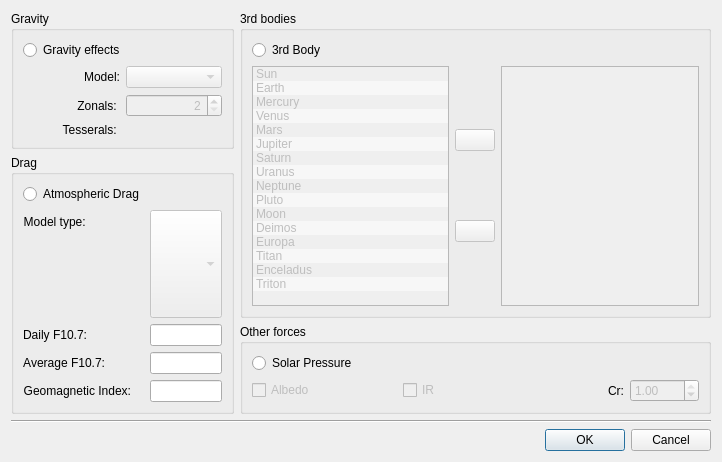
<?xml version="1.0" encoding="UTF-8"?>
<ui version="4.0">
 <class>perturbationForcesDialog</class>
 <widget class="QDialog" name="perturbationForcesDialog">
  <property name="geometry">
   <rect>
    <x>0</x>
    <y>0</y>
    <width>722</width>
    <height>462</height>
   </rect>
  </property>
  <property name="minimumSize">
   <size>
    <width>722</width>
    <height>462</height>
   </size>
  </property>
  <property name="windowTitle">
   <string>Perturbation: Forces</string>
  </property>
  <property name="windowIcon">
   <iconset resource="../../iconary/sta-icons.qrc">
    <normaloff>:/icons/Mydrag.png</normaloff>:/icons/Mydrag.png</iconset>
  </property>
  <layout class="QGridLayout" name="gridLayout">
   <item row="2" column="0">
    <widget class="QDialogButtonBox" name="buttonBox">
     <property name="orientation">
      <enum>Qt::Horizontal</enum>
     </property>
     <property name="standardButtons">
      <set>QDialogButtonBox::Cancel|QDialogButtonBox::Ok</set>
     </property>
    </widget>
   </item>
   <item row="1" column="0">
    <widget class="Line" name="line">
     <property name="orientation">
      <enum>Qt::Horizontal</enum>
     </property>
    </widget>
   </item>
   <item row="0" column="0">
    <layout class="QGridLayout" name="gridLayout_9">
     <item row="0" column="0">
      <layout class="QVBoxLayout" name="verticalLayout">
       <item>
        <widget class="QGroupBox" name="groupBox_2">
         <property name="title">
          <string>Gravity</string>
         </property>
         <layout class="QGridLayout" name="gridLayout_2">
          <item row="0" column="0">
           <layout class="QVBoxLayout" name="verticalLayout_3">
            <item>
             <widget class="QRadioButton" name="GravityFieldRadioButton">
              <property name="text">
               <string>Gravity effects</string>
              </property>
              <property name="icon">
               <iconset resource="../../iconary/sta-icons.qrc">
                <normaloff>:/icons/Gravity_field_icon.png</normaloff>:/icons/Gravity_field_icon.png</iconset>
              </property>
              <property name="iconSize">
               <size>
                <width>25</width>
                <height>25</height>
               </size>
              </property>
              <property name="autoExclusive">
               <bool>false</bool>
              </property>
             </widget>
            </item>
            <item>
             <layout class="QGridLayout" name="gridLayout_4">
              <item row="0" column="0">
               <widget class="QLabel" name="GravLabel">
                <property name="text">
                 <string>Model:</string>
                </property>
                <property name="alignment">
                 <set>Qt::AlignRight|Qt::AlignTrailing|Qt::AlignVCenter</set>
                </property>
               </widget>
              </item>
              <item row="0" column="1">
               <widget class="QComboBox" name="GravityEffectsModelComboBox">
                <property name="enabled">
                 <bool>false</bool>
                </property>
               </widget>
              </item>
              <item row="1" column="0">
               <widget class="QLabel" name="ZonalsLabel">
                <property name="text">
                 <string>Zonals: </string>
                </property>
                <property name="alignment">
                 <set>Qt::AlignRight|Qt::AlignTrailing|Qt::AlignVCenter</set>
                </property>
               </widget>
              </item>
              <item row="1" column="1">
               <widget class="QSpinBox" name="ZonalsSpinBox">
                <property name="enabled">
                 <bool>false</bool>
                </property>
                <property name="minimumSize">
                 <size>
                  <width>50</width>
                  <height>0</height>
                 </size>
                </property>
                <property name="maximumSize">
                 <size>
                  <width>100</width>
                  <height>16777215</height>
                 </size>
                </property>
                <property name="alignment">
                 <set>Qt::AlignRight|Qt::AlignTrailing|Qt::AlignVCenter</set>
                </property>
                <property name="minimum">
                 <number>2</number>
                </property>
                <property name="maximum">
                 <number>70</number>
                </property>
                <property name="value">
                 <number>2</number>
                </property>
               </widget>
              </item>
              <item row="2" column="0">
               <widget class="QLabel" name="TesseralLabel">
                <property name="text">
                 <string>Tesserals: </string>
                </property>
                <property name="alignment">
                 <set>Qt::AlignRight|Qt::AlignTrailing|Qt::AlignVCenter</set>
                </property>
               </widget>
              </item>
             </layout>
            </item>
           </layout>
          </item>
         </layout>
        </widget>
       </item>
       <item>
        <widget class="QGroupBox" name="groupBox_3">
         <property name="title">
          <string>Drag</string>
         </property>
         <layout class="QGridLayout" name="gridLayout_3">
          <item row="0" column="0">
           <layout class="QFormLayout" name="formLayout">
            <item row="0" column="0">
             <widget class="QRadioButton" name="AtmDragRadioButton">
              <property name="text">
               <string>Atmospheric Drag</string>
              </property>
              <property name="icon">
               <iconset resource="../../iconary/sta-icons.qrc">
                <normaloff>:/icons/Mydrag.png</normaloff>:/icons/Mydrag.png</iconset>
              </property>
              <property name="iconSize">
               <size>
                <width>25</width>
                <height>25</height>
               </size>
              </property>
              <property name="autoExclusive">
               <bool>false</bool>
              </property>
             </widget>
            </item>
            <item row="1" column="0">
             <widget class="QLabel" name="AthmLabel_4">
              <property name="text">
               <string>Model type: </string>
              </property>
              <property name="alignment">
               <set>Qt::AlignRight|Qt::AlignTrailing|Qt::AlignVCenter</set>
              </property>
             </widget>
            </item>
            <item row="1" column="1">
             <widget class="QComboBox" name="AtmosphereDragTypeComboBox">
              <property name="enabled">
               <bool>false</bool>
              </property>
              <property name="sizePolicy">
               <sizepolicy hsizetype="Expanding" vsizetype="Expanding">
                <horstretch>0</horstretch>
                <verstretch>0</verstretch>
               </sizepolicy>
              </property>
             </widget>
            </item>
            <item row="2" column="0">
             <widget class="QLabel" name="dragDayF10Label">
              <property name="text">
               <string>Daily F10.7:</string>
              </property>
              <property name="alignment">
               <set>Qt::AlignRight|Qt::AlignTrailing|Qt::AlignVCenter</set>
              </property>
             </widget>
            </item>
            <item row="2" column="1">
             <widget class="QLineEdit" name="dragDayF10Edit">
              <property name="enabled">
               <bool>true</bool>
              </property>
              <property name="text">
               <string/>
              </property>
              <property name="alignment">
               <set>Qt::AlignRight|Qt::AlignTrailing|Qt::AlignVCenter</set>
              </property>
             </widget>
            </item>
            <item row="3" column="0">
             <widget class="QLabel" name="dragAvF10Label">
              <property name="text">
               <string>Average F10.7:</string>
              </property>
              <property name="alignment">
               <set>Qt::AlignRight|Qt::AlignTrailing|Qt::AlignVCenter</set>
              </property>
             </widget>
            </item>
            <item row="3" column="1">
             <widget class="QLineEdit" name="dragAvF10Edit">
              <property name="enabled">
               <bool>true</bool>
              </property>
              <property name="text">
               <string/>
              </property>
              <property name="alignment">
               <set>Qt::AlignRight|Qt::AlignTrailing|Qt::AlignVCenter</set>
              </property>
             </widget>
            </item>
            <item row="4" column="0">
             <widget class="QLabel" name="dragGeomagLabel">
              <property name="text">
               <string>Geomagnetic Index:</string>
              </property>
              <property name="alignment">
               <set>Qt::AlignRight|Qt::AlignTrailing|Qt::AlignVCenter</set>
              </property>
             </widget>
            </item>
            <item row="4" column="1">
             <widget class="QLineEdit" name="dragGeomagEdit">
              <property name="enabled">
               <bool>true</bool>
              </property>
              <property name="text">
               <string/>
              </property>
             </widget>
            </item>
           </layout>
          </item>
         </layout>
        </widget>
       </item>
      </layout>
     </item>
     <item row="0" column="1">
      <layout class="QVBoxLayout" name="verticalLayout_2">
       <item>
        <widget class="QGroupBox" name="groupBox">
         <property name="title">
          <string>3rd bodies</string>
         </property>
         <layout class="QGridLayout" name="gridLayout_8">
          <item row="0" column="0">
           <layout class="QVBoxLayout" name="verticalLayout_7">
            <property name="leftMargin">
             <number>0</number>
            </property>
            <item>
             <widget class="QRadioButton" name="ThirdBodyRadioButton">
              <property name="text">
               <string>3rd Body</string>
              </property>
              <property name="icon">
               <iconset>
                <normalon>:/icons/3rdbody_icon.png</normalon>
               </iconset>
              </property>
              <property name="iconSize">
               <size>
                <width>25</width>
                <height>25</height>
               </size>
              </property>
              <property name="autoExclusive">
               <bool>false</bool>
              </property>
             </widget>
            </item>
            <item>
             <layout class="QHBoxLayout" name="horizontalLayout_3">
              <item>
               <widget class="QListWidget" name="BodyListWidget">
                <property name="enabled">
                 <bool>false</bool>
                </property>
                <property name="alternatingRowColors">
                 <bool>true</bool>
                </property>
                <property name="selectionMode">
                 <enum>QAbstractItemView::ExtendedSelection</enum>
                </property>
                <item>
                 <property name="text">
                  <string>Sun</string>
                 </property>
                 <property name="font">
                  <font>
                   <italic>false</italic>
                  </font>
                 </property>
                 <property name="background">
                  <brush brushstyle="NoBrush">
                   <color alpha="255">
                    <red>0</red>
                    <green>0</green>
                    <blue>0</blue>
                   </color>
                  </brush>
                 </property>
                 <property name="icon">
                  <iconset resource="../../iconary/sta-icons.qrc">
                   <normaloff>:/icons/ComboSun.png</normaloff>:/icons/ComboSun.png</iconset>
                 </property>
                </item>
                <item>
                 <property name="text">
                  <string>Earth</string>
                 </property>
                 <property name="icon">
                  <iconset resource="../../iconary/sta-icons.qrc">
                   <normaloff>:/icons/ComboEarth.png</normaloff>:/icons/ComboEarth.png</iconset>
                 </property>
                </item>
                <item>
                 <property name="text">
                  <string>Mercury</string>
                 </property>
                 <property name="icon">
                  <iconset resource="../../iconary/sta-icons.qrc">
                   <normaloff>:/icons/ComboMercury.png</normaloff>:/icons/ComboMercury.png</iconset>
                 </property>
                </item>
                <item>
                 <property name="text">
                  <string>Venus</string>
                 </property>
                 <property name="icon">
                  <iconset resource="../../iconary/sta-icons.qrc">
                   <normaloff>:/icons/ComboVenus.png</normaloff>:/icons/ComboVenus.png</iconset>
                 </property>
                </item>
                <item>
                 <property name="text">
                  <string>Mars</string>
                 </property>
                 <property name="icon">
                  <iconset resource="../../iconary/sta-icons.qrc">
                   <normaloff>:/icons/ComboMars.png</normaloff>:/icons/ComboMars.png</iconset>
                 </property>
                </item>
                <item>
                 <property name="text">
                  <string>Jupiter</string>
                 </property>
                 <property name="icon">
                  <iconset resource="../../iconary/sta-icons.qrc">
                   <normaloff>:/icons/ComboJupiter.png</normaloff>:/icons/ComboJupiter.png</iconset>
                 </property>
                </item>
                <item>
                 <property name="text">
                  <string>Saturn</string>
                 </property>
                 <property name="icon">
                  <iconset resource="../../iconary/sta-icons.qrc">
                   <normaloff>:/icons/ComboSaturn.png</normaloff>:/icons/ComboSaturn.png</iconset>
                 </property>
                </item>
                <item>
                 <property name="text">
                  <string>Uranus</string>
                 </property>
                 <property name="icon">
                  <iconset resource="../../iconary/sta-icons.qrc">
                   <normaloff>:/icons/ComboUranus.png</normaloff>:/icons/ComboUranus.png</iconset>
                 </property>
                </item>
                <item>
                 <property name="text">
                  <string>Neptune</string>
                 </property>
                 <property name="icon">
                  <iconset resource="../../iconary/sta-icons.qrc">
                   <normaloff>:/icons/ComboNeptune.png</normaloff>:/icons/ComboNeptune.png</iconset>
                 </property>
                </item>
                <item>
                 <property name="text">
                  <string>Pluto</string>
                 </property>
                 <property name="icon">
                  <iconset resource="../../iconary/sta-icons.qrc">
                   <normaloff>:/icons/ComboPluto.png</normaloff>:/icons/ComboPluto.png</iconset>
                 </property>
                </item>
                <item>
                 <property name="text">
                  <string>Moon</string>
                 </property>
                 <property name="icon">
                  <iconset resource="../../iconary/sta-icons.qrc">
                   <normaloff>:/icons/ComboMoon.png</normaloff>:/icons/ComboMoon.png</iconset>
                 </property>
                </item>
                <item>
                 <property name="text">
                  <string>Deimos</string>
                 </property>
                 <property name="icon">
                  <iconset resource="../../iconary/sta-icons.qrc">
                   <normaloff>:/icons/ComboDeimos.png</normaloff>:/icons/ComboDeimos.png</iconset>
                 </property>
                </item>
                <item>
                 <property name="text">
                  <string>Europa</string>
                 </property>
                 <property name="icon">
                  <iconset resource="../../iconary/sta-icons.qrc">
                   <normaloff>:/icons/ComboEuropa.png</normaloff>:/icons/ComboEuropa.png</iconset>
                 </property>
                </item>
                <item>
                 <property name="text">
                  <string>Titan</string>
                 </property>
                 <property name="icon">
                  <iconset resource="../../iconary/sta-icons.qrc">
                   <normaloff>:/icons/ComboTitan.png</normaloff>:/icons/ComboTitan.png</iconset>
                 </property>
                </item>
                <item>
                 <property name="text">
                  <string>Enceladus</string>
                 </property>
                 <property name="icon">
                  <iconset resource="../../iconary/sta-icons.qrc">
                   <normaloff>:/icons/ComboEnceladus.png</normaloff>:/icons/ComboEnceladus.png</iconset>
                 </property>
                </item>
                <item>
                 <property name="text">
                  <string>Triton</string>
                 </property>
                 <property name="icon">
                  <iconset resource="../../iconary/sta-icons.qrc">
                   <normaloff>:/icons/ComboTriton.png</normaloff>:/icons/ComboTriton.png</iconset>
                 </property>
                </item>
               </widget>
              </item>
              <item>
               <layout class="QVBoxLayout" name="verticalLayout_5">
                <item>
                 <widget class="QPushButton" name="AddPushButton">
                  <property name="enabled">
                   <bool>false</bool>
                  </property>
                  <property name="maximumSize">
                   <size>
                    <width>50</width>
                    <height>16777215</height>
                   </size>
                  </property>
                  <property name="text">
                   <string/>
                  </property>
                  <property name="icon">
                   <iconset resource="../../iconary/sta-icons.qrc">
                    <normaloff>:/icons/timeline-double.png</normaloff>:/icons/timeline-double.png</iconset>
                  </property>
                 </widget>
                </item>
                <item>
                 <widget class="QPushButton" name="RemovePushButton">
                  <property name="enabled">
                   <bool>false</bool>
                  </property>
                  <property name="maximumSize">
                   <size>
                    <width>50</width>
                    <height>16777215</height>
                   </size>
                  </property>
                  <property name="text">
                   <string/>
                  </property>
                  <property name="icon">
                   <iconset resource="../../iconary/sta-icons.qrc">
                    <normaloff>:/icons/timeline-half.png</normaloff>:/icons/timeline-half.png</iconset>
                  </property>
                 </widget>
                </item>
               </layout>
              </item>
              <item>
               <widget class="QListWidget" name="PertBodyListWidget">
                <property name="enabled">
                 <bool>false</bool>
                </property>
                <property name="alternatingRowColors">
                 <bool>true</bool>
                </property>
                <property name="selectionMode">
                 <enum>QAbstractItemView::ExtendedSelection</enum>
                </property>
               </widget>
              </item>
             </layout>
            </item>
           </layout>
          </item>
         </layout>
        </widget>
       </item>
       <item>
        <widget class="QGroupBox" name="groupBox_4">
         <property name="title">
          <string>Other forces</string>
         </property>
         <layout class="QGridLayout" name="gridLayout_5">
          <item row="1" column="0">
           <layout class="QGridLayout" name="gridLayout_6">
            <item row="1" column="0">
             <widget class="QRadioButton" name="SolarPressureRadioButton">
              <property name="text">
               <string>Solar Pressure</string>
              </property>
              <property name="icon">
               <iconset resource="../../iconary/sta-icons.qrc">
                <normaloff>:/icons/Solar_pressure_icon.png</normaloff>:/icons/Solar_pressure_icon.png</iconset>
              </property>
              <property name="iconSize">
               <size>
                <width>25</width>
                <height>25</height>
               </size>
              </property>
              <property name="autoExclusive">
               <bool>false</bool>
              </property>
             </widget>
            </item>
            <item row="2" column="0">
             <layout class="QHBoxLayout" name="horizontalLayout_5">
              <item>
               <widget class="QCheckBox" name="AlbedoCheckBox">
                <property name="enabled">
                 <bool>false</bool>
                </property>
                <property name="text">
                 <string>Albedo</string>
                </property>
                <property name="iconSize">
                 <size>
                  <width>55</width>
                  <height>55</height>
                 </size>
                </property>
               </widget>
              </item>
              <item>
               <widget class="QCheckBox" name="IRCheckBox">
                <property name="enabled">
                 <bool>false</bool>
                </property>
                <property name="text">
                 <string>IR</string>
                </property>
                <property name="iconSize">
                 <size>
                  <width>55</width>
                  <height>55</height>
                 </size>
                </property>
               </widget>
              </item>
              <item>
               <layout class="QHBoxLayout" name="horizontalLayout_4">
                <item>
                 <widget class="QLabel" name="CrLabel">
                  <property name="text">
                   <string>Cr:</string>
                  </property>
                  <property name="alignment">
                   <set>Qt::AlignRight|Qt::AlignTrailing|Qt::AlignVCenter</set>
                  </property>
                 </widget>
                </item>
                <item>
                 <widget class="QDoubleSpinBox" name="CrSpinBox">
                  <property name="enabled">
                   <bool>false</bool>
                  </property>
                  <property name="decimals">
                   <number>2</number>
                  </property>
                  <property name="maximum">
                   <double>1.000000000000000</double>
                  </property>
                  <property name="singleStep">
                   <double>0.010000000000000</double>
                  </property>
                  <property name="value">
                   <double>1.000000000000000</double>
                  </property>
                 </widget>
                </item>
               </layout>
              </item>
             </layout>
            </item>
           </layout>
          </item>
         </layout>
        </widget>
       </item>
      </layout>
     </item>
    </layout>
   </item>
  </layout>
 </widget>
 <tabstops>
  <tabstop>GravityFieldRadioButton</tabstop>
  <tabstop>GravityEffectsModelComboBox</tabstop>
  <tabstop>ZonalsSpinBox</tabstop>
  <tabstop>AtmDragRadioButton</tabstop>
  <tabstop>AtmosphereDragTypeComboBox</tabstop>
  <tabstop>dragDayF10Edit</tabstop>
  <tabstop>dragAvF10Edit</tabstop>
  <tabstop>dragGeomagEdit</tabstop>
  <tabstop>buttonBox</tabstop>
 </tabstops>
 <resources>
  <include location="../../iconary/sta-icons.qrc"/>
 </resources>
 <connections>
  <connection>
   <sender>buttonBox</sender>
   <signal>accepted()</signal>
   <receiver>perturbationForcesDialog</receiver>
   <slot>accept()</slot>
   <hints>
    <hint type="sourcelabel">
     <x>254</x>
     <y>604</y>
    </hint>
    <hint type="destinationlabel">
     <x>157</x>
     <y>274</y>
    </hint>
   </hints>
  </connection>
  <connection>
   <sender>buttonBox</sender>
   <signal>rejected()</signal>
   <receiver>perturbationForcesDialog</receiver>
   <slot>reject()</slot>
   <hints>
    <hint type="sourcelabel">
     <x>322</x>
     <y>604</y>
    </hint>
    <hint type="destinationlabel">
     <x>286</x>
     <y>274</y>
    </hint>
   </hints>
  </connection>
 </connections>
</ui>
